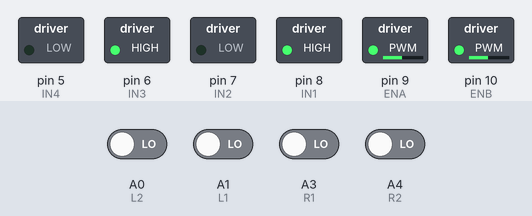
The sketch below on a simulated Arduino Uno, built with avr-gcc and run on an emulated ATmega328P. On the bench: switched loads named in the sketch (green lamp = pin HIGH). The test bench sets the inputs (shaded band); at power-on: A0 (L2), A1 (L1), A3 (R1), A4 (R2) LOW.

Above: at 1.2 s.
1.3 s: A0 (L2) driven HIGH
At 1.6 s:
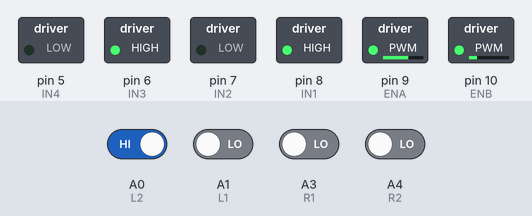
2.8 s: A4 (R2) driven HIGH
At 3.3 s:
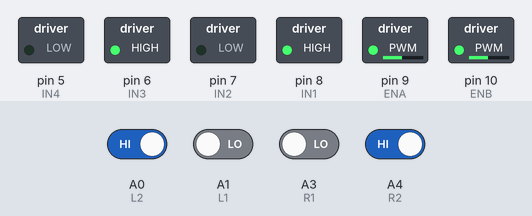
4.3 s: A1 (L1) driven HIGH
7.3 s: A3 (R1) driven HIGH
10.3 s: A0 (L2) driven LOW
At 11.0 s:
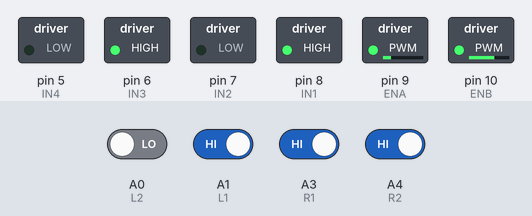
Timing chart, 0 to 12.8 s (numbered marks = the images above; inputs shaded):
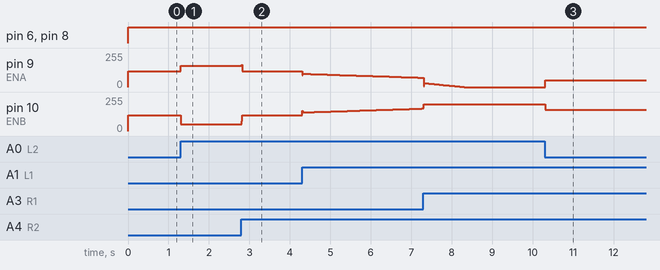

The sketch:

Main.ino
```cpp
// === IR sensor pins ===
const int L2 = A0;
const int L1 = A1;
const int C  = A2;  // Damaged - not used
const int R1 = A3;
const int R2 = A4;

// === Motor control pins ===
const int ENA = 9;
const int IN1 = 8;
const int IN2 = 7;
const int IN3 = 6;
const int IN4 = 5;
const int ENB = 10;

// === PID parameters ===
float Kp = 20;   // Reduced for smoother corrections
float Ki = 0.1;  // Small integral term to eliminate steady-state error
float Kd = 12;   // Reduced derivative term

int baseSpeed = 120;        // Reduced base speed for better control
int maxSpeed = 200;         // Reduced max speed
int sharpTurnSpeed = 160;   // Reduced sharp turn speed

float error = 0;
float lastError = 0;
float integral = 0;

// === Memory for outer sensors ===
bool L2_memory = false;  // Remember if L2 detected line
bool R2_memory = false;  // Remember if R2 detected line
unsigned long L2_lastSeen = 0;  // When L2 last saw the line
unsigned long R2_lastSeen = 0;  // When R2 last saw the line
const unsigned long memoryTimeout = 1000;  // How long to remember (1 second)

// === Setup ===
void setup() {
  // Motor pins
  pinMode(ENA, OUTPUT);
  pinMode(ENB, OUTPUT);
  pinMode(IN1, OUTPUT);
  pinMode(IN2, OUTPUT);
  pinMode(IN3, OUTPUT);
  pinMode(IN4, OUTPUT);

  // IR sensor pins
  pinMode(L2, INPUT);
  pinMode(L1, INPUT);
  pinMode(C, INPUT);   // Not used but keeping pin setup
  pinMode(R1, INPUT);
  pinMode(R2, INPUT);

  Serial.begin(9600);
}

// === Read sensor and compute error (4 sensors only) ===
int readLineSensor() {
  int sL2 = digitalRead(L2);
  int sL1 = digitalRead(L1);
  // int sC  = digitalRead(C);  // Skip damaged sensor
  int sR1 = digitalRead(R1);
  int sR2 = digitalRead(R2);

  // Invert readings: Black line = 0, White = 1 → (1 - value) to detect line
  int L2_line = 1 - sL2;
  int L1_line = 1 - sL1;
  int R1_line = 1 - sR1;
  int R2_line = 1 - sR2;

  // Update memory for outer sensors
  unsigned long currentTime = millis();

  if (L2_line) {
    L2_memory = true;
    L2_lastSeen = currentTime;
  }
  if (R2_line) {
    R2_memory = true;
    R2_lastSeen = currentTime;
  }

  // Clear memory after timeout
  if (currentTime - L2_lastSeen > memoryTimeout) {
    L2_memory = false;
  }
  if (currentTime - R2_lastSeen > memoryTimeout) {
    R2_memory = false;
  }

  // Priority 1: Active outer sensor detection (currently seeing line)
  if (L2_line && !R2_line) {
    return -4;  // Sharp left turn
  }
  if (R2_line && !L2_line) {
    return 4;   // Sharp right turn
  }

  // Priority 2: Memory-based turning (lost line but remember outer sensor)
  if (L2_memory && !L1_line && !R1_line && !R2_line) {
    return -4;  // Continue sharp left based on L2 memory
  }
  if (R2_memory && !L1_line && !R1_line && !L2_line) {
    return 4;   // Continue sharp right based on R2 memory
  }

  // Priority 3: Inner sensors detect line - clear outer memory and use normal PID
  if (L1_line || R1_line) {
    // Clear memory when inner sensors take over
    L2_memory = false;
    R2_memory = false;

    // Normal weighted average calculation
    int weights[] = {-2, -1, 1, 2};
    int sensors[] = {L2_line, L1_line, R1_line, R2_line};

    int sum = 0;
    int count = 0;

    for (int i = 0; i < 4; i++) {
      sum += sensors[i] * weights[i];
      count += sensors[i];
    }

    if (count > 0) {
      return sum / count;
    }
  }

  // Priority 4: No line detected anywhere
  if (!L2_line && !L1_line && !R1_line && !R2_line) {
    // If we have memory of an outer sensor, keep turning
    if (L2_memory) return -4;
    if (R2_memory) return 4;

    // Otherwise, use last known direction
    return (lastError > 0) ? 3 : -3;
  }

  return 0;  // Fallback
}

// === Set motor directions and speed ===
void setMotorSpeed(int leftSpeed, int rightSpeed) {
  // Direction: Forward
  digitalWrite(IN1, HIGH);
  digitalWrite(IN2, LOW);
  digitalWrite(IN3, HIGH);
  digitalWrite(IN4, LOW);

  // Clamp speeds
  leftSpeed = constrain(leftSpeed, 0, maxSpeed);
  rightSpeed = constrain(rightSpeed, 0, maxSpeed);

  analogWrite(ENA, leftSpeed);
  analogWrite(ENB, rightSpeed);
}

// === Sharp turn function ===
void makeSharpTurn(int direction) {
  if (direction < 0) {
    // Sharp left turn - slow left motor, speed up right
    setMotorSpeed(50, sharpTurnSpeed);
  } else {
    // Sharp right turn - slow right motor, speed up left
    setMotorSpeed(sharpTurnSpeed, 50);
  }
}

// === Main Loop ===
void loop() {
  error = readLineSensor();

  // Check for sharp turn conditions
  if (abs(error) >= 4) {
    makeSharpTurn(error);
    lastError = error;
    delay(20);  // Brief delay for sharp turn
    return;
  }

  // Normal PID control for gentle corrections
  integral += error;
  float derivative = error - lastError;

  float correction = Kp * error + Ki * integral + Kd * derivative;

  int leftSpeed = baseSpeed - correction;
  int rightSpeed = baseSpeed + correction;

  setMotorSpeed(leftSpeed, rightSpeed);

  lastError = error;

  delay(10); // small delay for stability
}
```

Measured:
- after the input at 1.3 s, pin 9 (ENA): 120/255 → 160/255 at once; pin 10 (ENB): 120/255 → 50/255 at once
- after the input at 2.8 s, pin 9 (ENA): 160/255 → 120/255 at once; pin 10 (ENB): 50/255 → 120/255 at once
- after the input at 10.3 s, pin 9 (ENA): 0/255 → 50/255 at once; pin 10 (ENB): 200/255 → 160/255 at once
